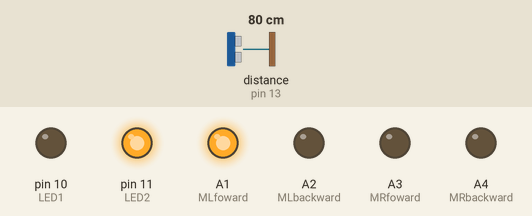
This sketch was run on a simulated Arduino Uno, built with avr-gcc and run on an emulated ATmega328P. Parts: output pins drawn as LEDs (lit = HIGH). The inputs (shaded band) are chosen by the test bench; at power-on: distance to the obstacle (sensor on pin 13) 80 cm. The echo pulse lasts 58.3 µs per cm.

Above: at 1.2 s.
1.3 s: distance to the obstacle (sensor on pin 13) set to 26 cm
2.8 s: distance to the obstacle (sensor on pin 13) set to 21 cm
At 3.9 s:
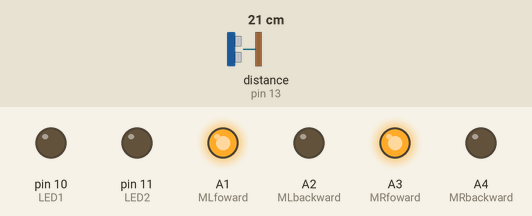
4.4 s: distance to the obstacle (sensor on pin 13) set to 18 cm
5.9 s: distance to the obstacle (sensor on pin 13) set to 14 cm
At 6.6 s:
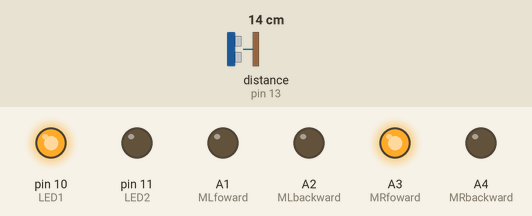
7.5 s: distance to the obstacle (sensor on pin 13) set to 35 cm
At 8.8 s:
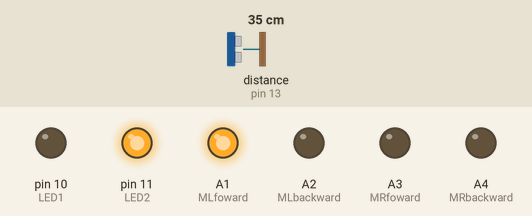
9.1 s: distance to the obstacle (sensor on pin 13) set to 2 cm
At 10.5 s:
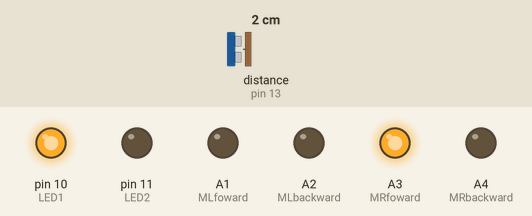
Timing chart, 0 to 11.7 s (numbered marks = the images above; inputs shaded):
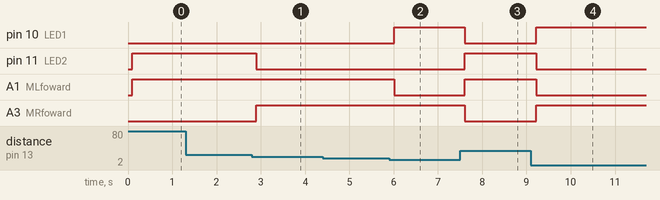

Measured:
- the behaviour switches between 24 and 23 cm on distance to the obstacle (sensor on pin 13) (found by bisection; images 0 and 1)
- the behaviour switches between 17 and 16 cm on distance to the obstacle (sensor on pin 13) (found by bisection; images 1 and 2)
- after the input at 1.3 s, every drawn part: stays the same
- after the input at 2.8 s, pin 11 (LED2): HIGH → LOW after 0.10 s; A3 (MRfoward): LOW → HIGH after 0.10 s
- after the input at 4.4 s, every drawn part: stays the same
- after the input at 5.9 s, pin 10 (LED1): LOW → HIGH after 0.11 s; A1 (MLfoward): HIGH → LOW after 0.11 s
- after the input at 7.5 s, pin 10 (LED1), A3 (MRfoward): HIGH → LOW after 0.11 s; pin 11 (LED2), A1 (MLfoward): LOW → HIGH after 0.11 s
- after the input at 9.1 s, pin 10 (LED1), A3 (MRfoward): LOW → HIGH after 0.12 s; pin 11 (LED2), A1 (MLfoward): HIGH → LOW after 0.12 s

The sketch:

Test2_0.ino
```cpp
#include <NewPing.h>

const int LED1 = 10;
const int LED2 = 11;
const int TRIG = 12;
const int ECHO = 13;
const int MLfoward = A1;
const int MLbackward = A2;
const int MRfoward = A3;
const int MRbackward = A4;
const float distancecm = 20;
const float maxdistancecm = 500;
unsigned long echotime;
const int eror = 3;

NewPing sonar(TRIG,ECHO,maxdistancecm);

void setup() {
  for (int x = 10; x < 13; x++){
    pinMode(x,OUTPUT);
  }
  pinMode(ECHO,INPUT);
  pinMode(A1,OUTPUT);
  pinMode(A2,OUTPUT);
  pinMode(A3,OUTPUT);
  pinMode(A4,OUTPUT);
}

void loop() {
  echotime = sonar.ping_median(4);
    if (sonar.convert_cm(echotime) < (distancecm - eror)){
      digitalWrite(LED1, HIGH);
      digitalWrite(LED2, LOW);
      analogWrite(MLfoward,0);
      analogWrite(MRfoward,255);
      analogWrite(MLbackward,100);
      analogWrite(MRbackward,0);
      }else if(sonar.convert_cm(echotime) > (distancecm + eror)){
      digitalWrite(LED1, LOW);
      digitalWrite(LED2, HIGH);
      analogWrite(MLfoward,255);
      analogWrite(MRfoward,0);
      analogWrite(MLbackward,0);
      analogWrite(MRbackward,100);
    }else{
      digitalWrite(LED1, LOW);
      digitalWrite(LED2, LOW);
      analogWrite(MLfoward,255);
      analogWrite(MRfoward,255);
      analogWrite(MLbackward,0);
      analogWrite(MRbackward,0);
    }
}
```
